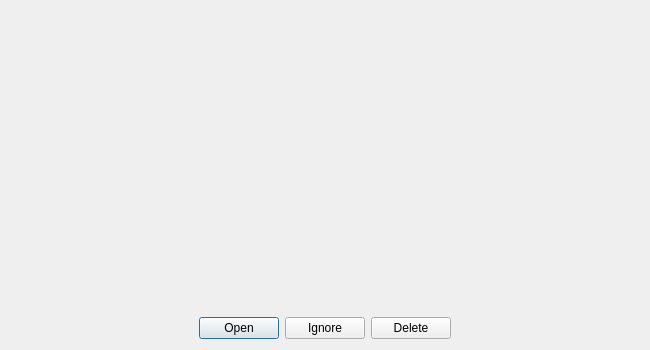
<?xml version="1.0" encoding="UTF-8"?>
<ui version="4.0">
 <class>AutoSave</class>
 <widget class="QDialog" name="AutoSave">
  <property name="geometry">
   <rect>
    <x>0</x>
    <y>0</y>
    <width>650</width>
    <height>350</height>
   </rect>
  </property>
  <property name="minimumSize">
   <size>
    <width>650</width>
    <height>350</height>
   </size>
  </property>
  <property name="maximumSize">
   <size>
    <width>650</width>
    <height>375</height>
   </size>
  </property>
  <property name="windowTitle">
   <string>Auto-Save Recovery</string>
  </property>
  <property name="windowOpacity">
   <double>3.000000000000000</double>
  </property>
  <property name="modal">
   <bool>true</bool>
  </property>
  <layout class="QVBoxLayout" name="verticalLayout">
   <item>
    <widget class="QLabel" name="label">
     <property name="sizePolicy">
      <sizepolicy hsizetype="Fixed" vsizetype="Fixed">
       <horstretch>0</horstretch>
       <verstretch>0</verstretch>
      </sizepolicy>
     </property>
     <property name="maximumSize">
      <size>
       <width>600</width>
       <height>350</height>
      </size>
     </property>
     <property name="font">
      <font>
       <family>Arial</family>
       <pointsize>10</pointsize>
      </font>
     </property>
     <property name="text">
      <string/>
     </property>
     <property name="wordWrap">
      <bool>true</bool>
     </property>
    </widget>
   </item>
   <item>
    <spacer name="verticalSpacer">
     <property name="orientation">
      <enum>Qt::Vertical</enum>
     </property>
     <property name="sizeHint" stdset="0">
      <size>
       <width>20</width>
       <height>0</height>
      </size>
     </property>
    </spacer>
   </item>
   <item>
    <layout class="QHBoxLayout" name="horizontalLayout">
     <item>
      <spacer name="horizontalSpacer">
       <property name="orientation">
        <enum>Qt::Horizontal</enum>
       </property>
       <property name="sizeHint" stdset="0">
        <size>
         <width>40</width>
         <height>20</height>
        </size>
       </property>
      </spacer>
     </item>
     <item>
      <widget class="QPushButton" name="openButton">
       <property name="text">
        <string>Open</string>
       </property>
       <property name="default">
        <bool>true</bool>
       </property>
      </widget>
     </item>
     <item>
      <widget class="QPushButton" name="ignoreButton">
       <property name="text">
        <string>Ignore</string>
       </property>
      </widget>
     </item>
     <item>
      <widget class="QPushButton" name="deleteButton">
       <property name="text">
        <string>Delete</string>
       </property>
      </widget>
     </item>
     <item>
      <spacer name="horizontalSpacer_2">
       <property name="orientation">
        <enum>Qt::Horizontal</enum>
       </property>
       <property name="sizeHint" stdset="0">
        <size>
         <width>40</width>
         <height>20</height>
        </size>
       </property>
      </spacer>
     </item>
    </layout>
   </item>
  </layout>
 </widget>
 <resources/>
 <connections/>
</ui>
